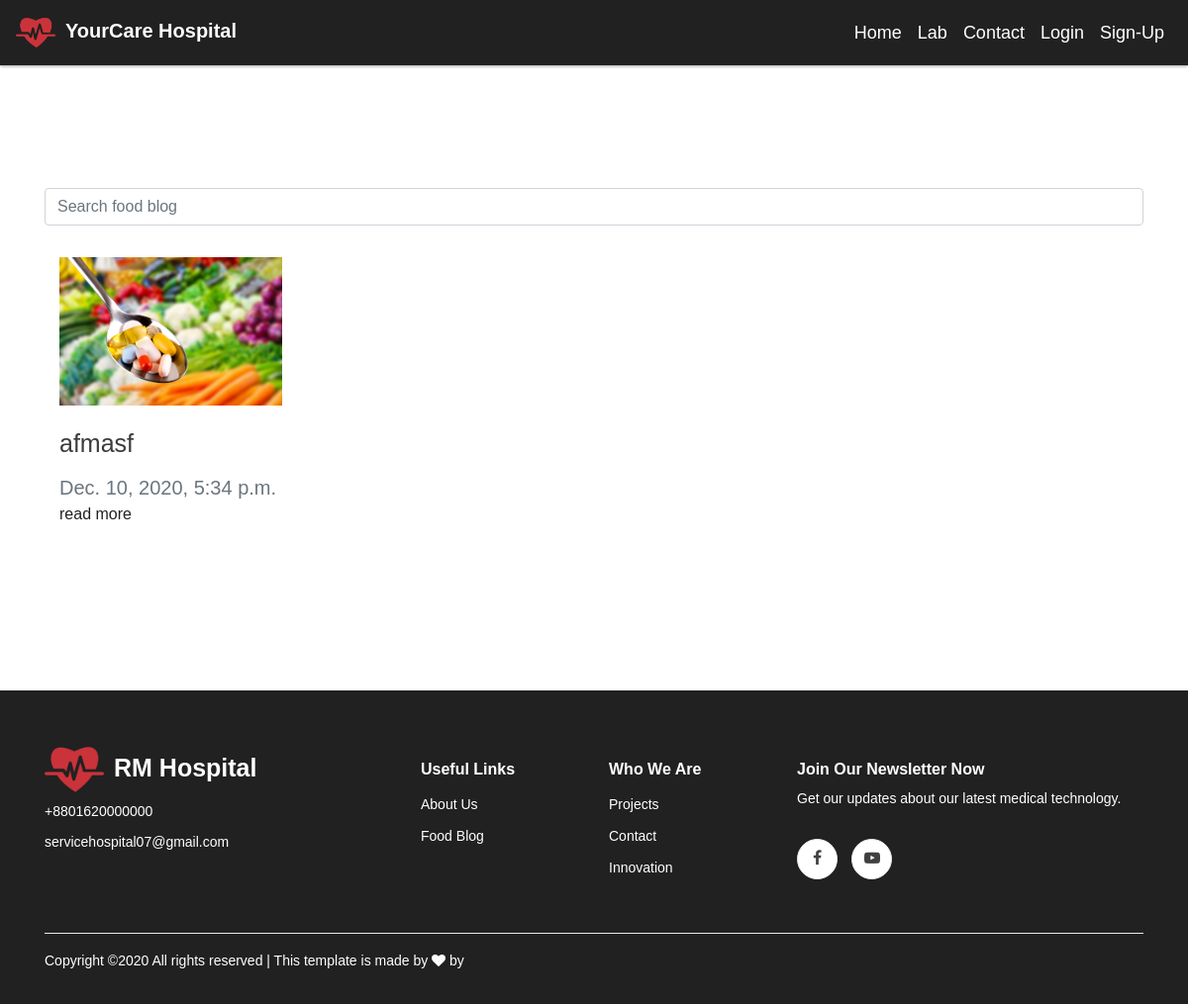
Page /food/posts/ on the earlier database version.
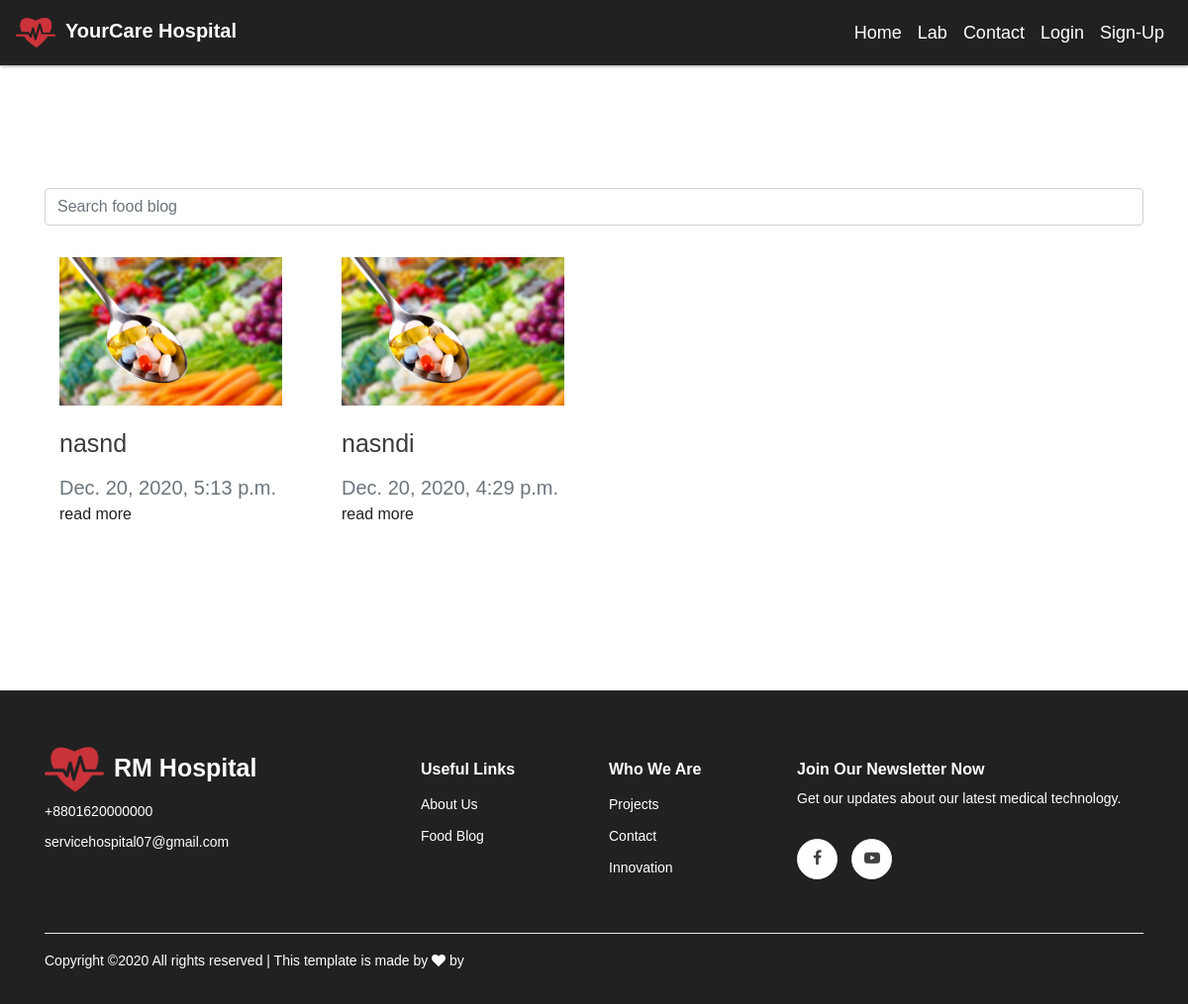
Same page on the later database version.
### home/models.py (models this page shows, shortened)
class FoodBlog(models.Model):
	title = models.CharField(max_length=255, blank=True, default='')
	date = models.DateTimeField(auto_now_add=True, blank=True)
	post_image = models.ImageField(upload_to='blog_images', null=True, blank=True)
	formatted_image = ImageSpecField(source='post_image', processors=[ResizeToFill(800,300)], format='JPEG', options={'quality':90})
	description = RichTextField(max_length=1000, null=True, blank=True)
	view = models.IntegerField(blank=True, default=0)
	slug = models.SlugField(unique=True,blank=True, default='')

### home/views.py (the view)
# urls.py: path('food/posts/',views.FoodBlogDetails.as_view(), name='food_posts'),
class FoodBlogDetails(View):
	template_name = 'home/blog/food_blog.html'
	def get(self, request):
		food_blogs = store_model.FoodBlog.objects.all().order_by('-id')
		contexts = {
			'food_blogs': food_blogs,
		}
		return render(request, self.template_name, contexts)

### home/templates/home/blog/food_blog.html
{% extends 'base.html' %}
{% block content %}
{% load static %}
<div class="container" style="margin-top: 100px; color: #3c3c3c;">
	<form action="{% url 'home:food_blog_search' %}" method="get">
		<div class="form-group">
			<input class="form-control" type="text" name="q" placeholder="Search food blog">
		</div>
	</form>
	<div class="row">
	{% for post in food_blogs %}
			<div class="col-md-3 my-3">
				<div class="container">
					<div>
						<img src="{{post.post_image.url}}" style="width:100%;display:block;margin-bottom: 20px;"/>
					</div>
						<div style="font-size: 25px;margin-bottom: 10px;">
							{{post.title}}
						</div>
					<div class="text-muted" style="font-size: 20px;">
						{{post.date}}
					</div>
					<div>
						<a href="{% url 'home:food_blog_post' post.slug %}">read more</a>
					</div>
				</div>
			</div>
	{% endfor %}
		</div>
</div>
{% endblock %}

### home/templates/base.html (shortened to what this page needs)
<!DOCTYPE html>
<html>
	<head>
		{% load static %}
		<link rel="stylesheet" href="{% static 'bootstrap css/bootstrap.min.css'%}" type="text/css">
		<link rel="stylesheet" href="{% static 'bootstrap css/bootstrap-grid.min.css'%}" type="text/css">
		<link rel="stylesheet" href="{% static 'bootstrap css/bootstrap-reboot.min.css' %}" type="text/css">
		<link rel="stylesheet" href="{% static 'css/font-awesome.min.css' %}" type="text/css">
		<link rel="stylesheet" href="{% static 'css/elegant-icons.css' %}" type="text/css">
		<link rel="stylesheet" href="{% static 'css/owl.carousel.min.css' %}" type="text/css" >
	    <link rel="stylesheet" href="{% static 'css/owl.theme.default.min.css' %}" type="text/css">
		<link rel="stylesheet" href="{% static 'css/main.css' %}" type="text/css">
	</head>
	<body>
			<nav class="navbar navbar-expand-lg fixed-top" style="background-color: #212121;border-bottom-width:1px;border-bottom-color:#c5c8ca;border-bottom-style: solid;box-shadow: 0 2px 2px -1px #c5c8ca;">
			    <div class="d-flex flex-grow-1">
			        <a class="navbar-brand" href="{% url 'home:home_info' %}" style="font-weight: 600;color: #fff;">
			        	<img src="{% static 'images/company logo.png' %}" style="width: 40px; height: 40px;margin-right: 10px;">YourCare Hospital
			        </a>
			        <div class="w-100 text-right">
			        </div>
			    </div>
			    <div class="collapse navbar-collapse flex-grow-1 text-left" id="myNavbar7">
			        <ul class="navbar-nav ml-auto flex-nowrap text-capitalize"style="font-size: 18px;">
			        	<li class="nav-item">
		            		<a href="{% url 'home:home_info' %}" class="nav-link" style="color: #fff;">home</a>
		            	</li>
		            	<li class="nav-item">
		            		<a href="{% url 'home:lab_details' %}" class="nav-link"style="color: #fff;">lab</a>
		            	</li>
		            	<li class="nav-item">
		            		<a href="{% url 'staff:contact' %}" class="nav-link"style="color: #fff;">contact</a>
		            	</li>
			            {% if request.user.is_authenticated %}
			            	<li class="nav-item text-capitalize">
			            		<a href="{% url 'account:user_profile' request.user.username %}" class="nav-link"style="color: #fff;">profile</a>
			            	</li>
				            <li class="nav-item text-capitalize">
				            	<a href="{% url 'account:logout' %}" class="nav-link" style="color: #fff;">logout</a>
				            </li>
				        {% else %}
				        	<li class="nav-item text-capitalize">
			                	<a href="{% url 'account:login' %}" class="nav-link"style="color: #fff;">login</a>
				            </li>
				            <li class="nav-item text-capitalize">
			                	<a href="{% url 'account:signup' %}" class="nav-link"style="color: #fff;">sign-up</a>
				            </li>
			            {% endif %}
			        </ul>
			    </div>
			</nav>
			{% block content %}
			{% endblock %}
    <footer class="footer spad" style="margin-top: 150px;background-color: #212121;">
        <div class="container">
            <div class="row">
                <div class="col-lg-3 col-md-6 col-sm-6">
                    <div class="footer__about" style="margin-top: -20px;">
                        <div class="footer__about__logo" style="margin-bottom: 0px;">
                            <a href="{% url 'home:home_info' %}" style="font-weight: 600;color: #fff;font-size: 25px;text-decoration: none;"><img src="{% static 'images/company logo.png' %}" style="width: 60px; height: 60px;margin-right: 10px;">RM Hospital</a>
                        </div>
                        <ul>
                            <li style="font-size: 14px;color: #fff;line-height: 25px;">+8801620000000</li>
                            <li style="font-size: 14px;color: #fff;">servicehospital07@gmail.com</li>
                        </ul>
                    </div>
                </div>
                <div class="col-lg-2 col-md-3 col-sm-3 offset-lg-1">
                    <div class="footer__widget">
                        <h6 style="color: #fff;">Useful Links</h6>
                        <ul style="list-style: circle;">
                            <li><a href="#"  style="color: #fff;">About Us</a></li>
                            <li><a href="{% url 'home:food_posts' %}"style="color: #fff;">Food Blog</a></li>
                        </ul>
                    </div>
                </div>
                <div class="col-lg-2 col-md-3 col-sm-3">
                    <div class="footer__widget">
                        <h6 style="color: #fff;">Who We Are</h6>
                        <ul>
                            <li><a href="https://www.hackster.io/projects/tags/medical" style="color: #fff;">Projects</a></li>
                            <li><a href="{% url 'staff:contact' %}"style="color: #fff;">Contact</a></li>
                            <li><a href="https://time.com/5710295/top-health-innovations/"style="color: #fff;">Innovation</a></li>
                        </ul>
                    </div>
                </div>
                <div class="col-lg-4 col-md-12">
                    <div class="footer__widget">
                        <h6 style="color: #fff;">Join Our Newsletter Now</h6>
                        <p style="color: #fff;">Get our updates about our latest medical technology.</p>
                        <div class="footer__widget__social">
                                <a href="#" target="_blank" ><i class="fa fa-facebook"></i></a>
                                <a href="#" target="_blank"><i class="fa fa-youtube-play"></i></a>
                        </div>
                    </div>
                </div>
            </div>
            <div class="row">
                <div class="col-lg-12">
                    <div class="footer__copyright">
                        <div class="footer__copyright__text"><p style="color: #fff;">
  Copyright &copy;<script>document.write(new Date().getFullYear());</script> All rights reserved | This template is made by <i class="fa fa-heart" aria-hidden="true"></i> by <a href="#" target="_blank">miltonbhowmick</a>
  </p></div>
                    </div>
                </div>
            </div>
        </div>
    </footer>
	</body>
</html>

### static/css/main.css (style rules this page uses)
body { padding-top: 90px; font-family: din,sans-serif; font-size: 1rem; font-weight: 400; line-height: 1.5; color: #212529; text-align: left; }
a { color: #222; }
ul, ol { padding: 0; margin: 0; }
.footer { background: #F3F6FA; padding-top: 70px; padding-bottom: 0; }
.footer__about { margin-bottom: 30px; }
.footer__about ul li { font-size: 16px; color: #fff; line-height: 36px; list-style: none; }
.footer__about__logo { margin-bottom: 15px; }
.footer__about__logo a { display: inline-block; }
.footer__widget { margin-bottom: 30px; overflow: hidden; }
.footer__widget h6 { color: #fff; font-weight: 700; margin-bottom: 10px; }
.footer__widget ul { width: 50%; float: left; }
.footer__widget ul li { list-style: none; }
.footer__widget ul li a { color: #fff; font-size: 14px; line-height: 32px; text-decoration: none; }
.footer__widget p { font-size: 14px; color: #fff; margin-bottom: 30px; }
.footer__widget .footer__widget__social a { display: inline-block; height: 41px; width: 41px; font-size: 16px; color: #404040; border: 1px solid #ededed; border-radius: 50%; line-height: 38px; text-align: center; background: #ffffff; -webkit-transition: all, 0.3s; -moz-transition: all, 0.3s; -ms-transition: all, 0.3s; -o-transition: all, 0.3s; transition: all, 0.3s; margin-right: 10px; }
.footer__widget .footer__widget__social a:last-child { margin-right: 0; }
.footer__copyright { border-top: 1px solid #ebebeb; padding: 15px 0; overflow: hidden; margin-top: 20px; }
.footer__copyright__text { font-size: 14px; color: #fff; float: left; line-height: 25px; }

Differences in the rows shown:
removed FoodBlog: post_image (picture), title "afmasf", date "Dec. 10, 2020, 5:34 p.m."
added FoodBlog: post_image (picture), title "nasnd", date "Dec. 20, 2020, 5:13 p.m."
added FoodBlog: post_image (picture), title "nasndi", date "Dec. 20, 2020, 4:29 p.m."
